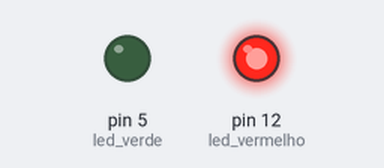
Recording of a sketch running on a simulated Arduino Uno, built with avr-gcc and run on an emulated ATmega328P. On the bench: output pins drawn as LEDs (lit = HIGH).

Above: at 0.5 s.
At 1.45 s:
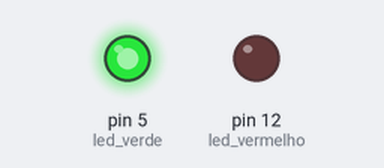
At 4.7 s:
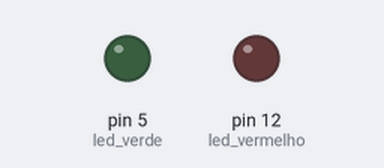
Timing chart, 0 to 6.0 s (numbered marks = the images above):
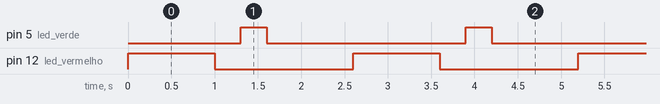

Measured:
- by itself, pin 5 (led_verde): alternates HIGH for 0.30 s and LOW for 2.3 s
- by itself, pin 12 (led_vermelho): alternates HIGH for 1.0 s and LOW for 1.6 s
- by itself, everything shown: repeats every 2.6 s, in 4 steps

The sketch:

delay.ino
```cpp
int led_vermelho = 12;
int led_verde = 5;


void setup() {
  pinMode(led_vermelho, OUTPUT);
  pinMode(led_verde, OUTPUT);
}

void loop() {
  digitalWrite(led_vermelho, HIGH);
  delay(1000);
  digitalWrite(led_vermelho, LOW);
  delay(300);
  digitalWrite(led_verde, HIGH);
  delay(300);
  digitalWrite(led_verde, LOW);
  delay(1000);


}
```
